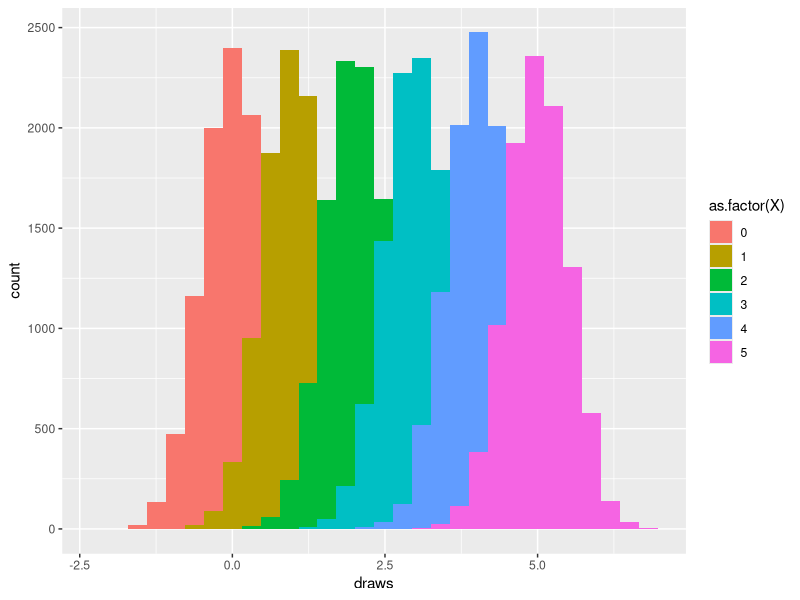
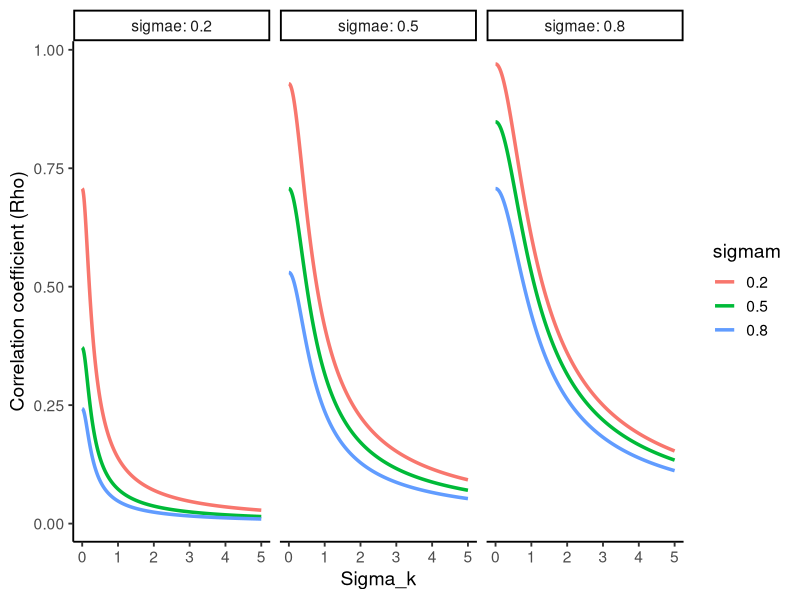

Reproduce these figures in R, in order.
## ---- chunk 1

library(tidyverse)
X = seq(0,5,by = 1)
D = 1
sigmae = 0.5

data.frame(X = X, D = D, sigmae = sigmae) %>% rowwise() %>% mutate(draws = list(rnorm(10000,X*D,sigmae))) %>% unnest() %>% 
  ggplot(aes(x = draws,fill = as.factor(X)))+geom_histogram(position = "identity")


## ---- chunk 2
library(tidyverse)
X = seq(0,5,by = 0.01)

sigmae = c(0.2,0.5,0.8)
sigmam = c(0.2,0.5,0.8)



data.frame(X = X) %>% 
  mutate(sigmae = list(sigmae)) %>% 
  unnest() %>% 
  mutate(sigmam = list(sigmam)) %>% 
  unnest() %>% 
  group_by(sigmae, sigmam,X) %>% 
  summarize(rho = sigmae^2 / (sqrt(sigmae^2 + X^2) * sqrt(sigmae^2 + sigmam^2))) %>% 
  mutate(sigmae = as.factor(sigmae),
         sigmam = as.factor(sigmam)) %>% 
  ggplot(aes(x = X, y = rho, group = interaction(sigmae,sigmam), col = sigmam))+
  geom_line(linewidth = 1.2)+
  theme_classic(base_size = 14)+
  labs(x = "Sigma_k", y = "Correlation coefficient (Rho)")+
  facet_wrap(~sigmae, labeller = label_both)
